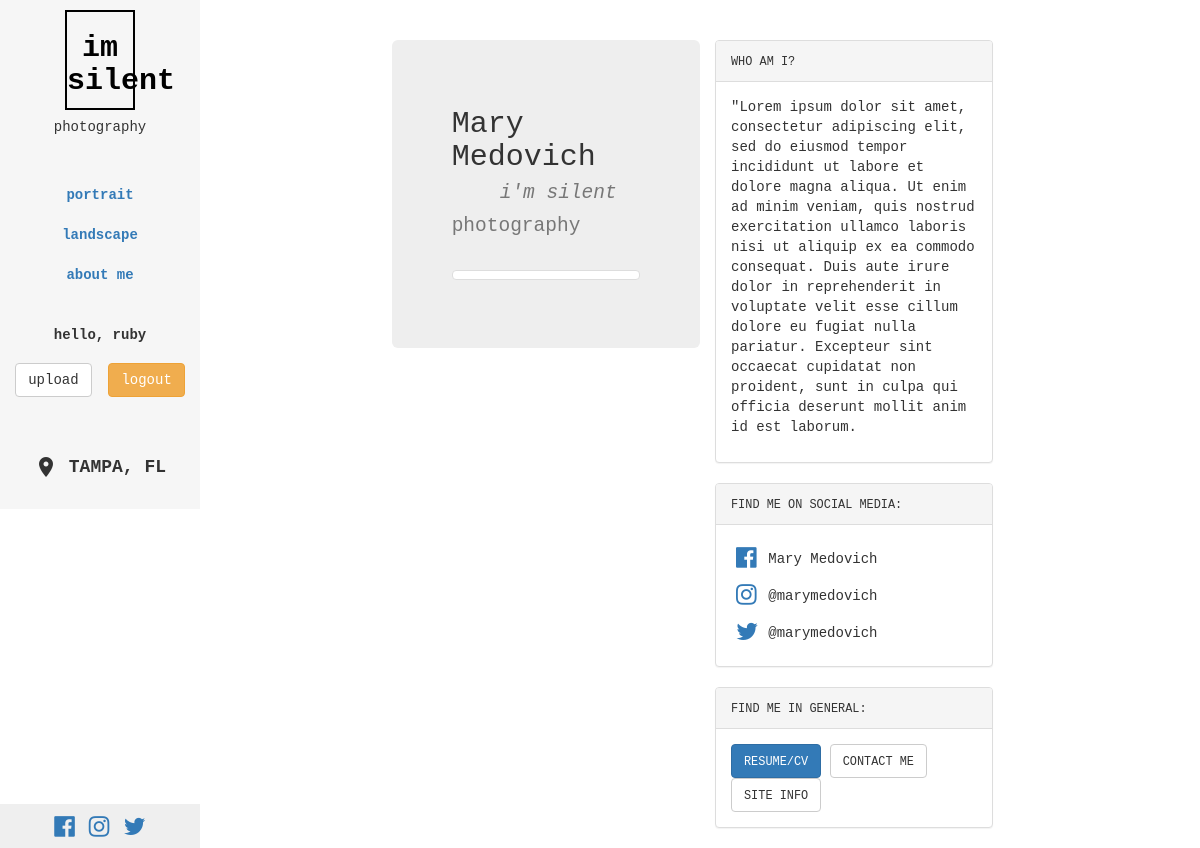
The page /about/ (signed in) on the database its author committed.
### test_app/models.py (models this page shows, shortened)
class UserProfile( models.Model ):
    ppic = models.ImageField( upload_to = 'ppic/', verbose_name = 'Profile picture' )
    city = models.CharField( max_length = 20 )
    state = models.CharField( max_length = 2 )
    fb = models.URLField( verbose_name = 'Facebook URL' )
    fb_handle = models.CharField( default = 'handle', max_length = 100, verbose_name = 'Facbeook name' )
    ig = models.URLField( verbose_name = 'Instagram' )
    ig_handle = models.CharField( default = 'handle', max_length = 100, verbose_name = 'Instagram handle' )
    tw = models.URLField( verbose_name = 'Twitter' )
    tw_handle = models.CharField( default = 'handle', max_length = 100, verbose_name = 'Twitter handle' )
    desc = models.TextField( max_length = 3000 )

### test_app/views.py (the view)
# urls.py: url( r'^about/$', views.About.as_view(), name = 'about' ),
class About( TemplateView ):
    title = 'about'
    template_name = 'test_app/about/index.html'
    def get_context_data( self, **kwargs ):
        title = self.title
        data = super().get_context_data( **kwargs )
        data['title'] = title
        return data

### test_app/context_processors.py (called while the page is built)
def uprofile_processor( request ):
    profile = models.UserProfile.objects.values()[0]
    return { 'profile': profile }

### templates/test_app/about/index.html
<!DOCTYPE html>
{% extends "test_app/base_styled.html" %}
{% load staticfiles %}
{% block main_body %}
<div class="row">
  <br><br>
</div>
  <div class="container-fluid">
    <div class="col-xs-8 col-xs-offset-2">
      <div class="jumbotron col-xs-6">
        <h2>Mary Medovich<br>&emsp;
        <small><em>i'm silent</em> photography</small></h2>
        <br>
        <a href="#" class="thumbnail"><img src="/media/{{ profile.ppic }}" alt=""></a>
      </div>
      <div class="col-xs-6">
        <div class="panel panel-default">
          <div class="panel-heading">
            <small>WHO AM I?</small>
          </div>
          <div class="panel-body">
            <p>{{ profile.desc }}</p>
          </div>
        </div>
        <div class="panel panel-default">
          <div class="panel-heading">
            <small>FIND ME ON SOCIAL MEDIA:</small>
          </div>
          <div class="panel-body">
            <table class="table-condensed">
              <tr><td><small><a href='{{ profile.fb }}'><i class="fa fa-facebook-official" style="font-size:24px"></i></a></small></td>
                  <td>{{ profile.fb_handle }}</td>
              </tr>
              <tr><td><small><a href='{{ profile.ig }}'><i class="fa fa-instagram" style="font-size:24px"></i></a></small></td>
                  <td>{{ profile.ig_handle }}</td>
              </tr>
              <tr><td><small><a href='{{ profile.tw }}'><i class="fa fa-twitter" style="font-size:24px"></i></a></small></td>
                  <td>{{ profile.tw_handle }}</td>
              </tr>
            </table>
          </div>
        </div>
        <div class="panel panel-default">
          <div class="panel-heading">
            <small>FIND ME IN GENERAL:</small>
          </div>
          <div class="panel-body">
            <button type="button" class="btn btn-primary"><small>RESUME/CV</small></button>
            <a href="{% url 'test_app:email' %}"><button type="button" class="btn btn-default"><small>CONTACT ME</small></button></a>
            <button type="button" class="btn btn-default"><small>SITE INFO</small></small></button>
          </div>
        </div>
      </div>
    </div>
  </div>
{% endblock %}

### templates/test_app/base_styled.html (shortened to what this page needs)
<!DOCTYPE html>
{% load staticfiles %}
<html>
  <head>
    <link rel="stylesheet" href="https://maxcdn.bootstrapcdn.com/bootstrap/3.3.7/css/bootstrap.min.css">
    <link rel="stylesheet" type="text/css" href="{% static "css/style.css" %}">
    <link rel="stylesheet"ba href="https://cdnjs.cloudflare.com/ajax/libs/font-awesome/4.7.0/css/font-awesome.min.css">
    <link rel="stylesheet" href="//code.jquery.com/ui/1.12.1/themes/base/jquery-ui.css">
  </head>
  <body>
    <div class="container-fluid">
     <div class="row">
       <div id="navigation" class="sidebar col-lg-2 col-md-3 col-sm-3">
         <div class="logo">
           <h2><strong><a href="{% url 'test_app:index' %}">im silent</a></strong></h2>
         </div>
         <h5>photography</h5><br><br>
           <strong>
           <a href="{% url 'test_app:portrait' %}">portrait</a><br><br>
           <a href="{% url 'test_app:landscape' %}">landscape</a><br><br>
           <a href="{% url 'test_app:about' %}">about me</a><br><br>
           {% if user.is_authenticated %}
              <br><p>hello, {{ user.username }}</p>
              <a href="{% url 'test_app:upload' %}" class="btn btn-default navbar-btn">upload</a>&nbsp;
              <a href="{% url 'test_app:logout' %}" class="btn btn-warning navbar-btn">logout</a><br>
              {% endif %}<br><br>
           <h4 class="sidebar-section"><i class="material-icons">place</i>&nbsp;<strong>TAMPA, FL
           </strong></h4><br></strong>
       </div>
        <div class="sidebar-footer sidebar col-lg-2 col-md-3 col-sm-3">
          <a href='{{ profile.fb }}'><i class="fa fa-facebook-official" style="font-size:24px"></i></a>&emsp;<a href='{{ profile.ig }}'><i class="fa fa-instagram" style="font-size:24px"></i></a>&emsp;<a href='{{ profile.tw }}'><i class="fa fa-twitter" style="font-size:24px"></i></a>
        </div>
        <div id="main" class="col-lg-10 col-md-9 col-sm-9">
          {% block main_body %}
          {% endblock %}
        </div>
    </div>
   </div>
  </body>
</html>

### static/css/style.css (style rules this page uses)
@media ( min-width: 767px ) { #navigation { position: fixed; background-color: #f6f6f6; } }
body { font-family: 'Merriweather Sans', sans-serif; font-family: 'Inconsolata', monospace; }
div.sidebar { text-align: center; }
div.sidebar-footer { position: fixed; right: 0; bottom: 0; left: 0; padding: 1rem; background-color: #efefef; }
div.sidebar i { vertical-align: middle; }
.sidebar-section { margin-left: -15px; margin-right: -15px; }
.logo { border: 2px solid black; margin: 10px 50px 0px; }
.logo a { color: black; }
#main { padding-right: 0; padding-left: 0; margin-right: auto; margin-left: auto; }
*, *:before, *:after { box-sizing: border-box !important; }

### rows shown on the page
UserProfile: desc "\"Lorem ipsum dolor sit amet, consectetur adipiscing elit, sed do eiusmod tempor incididunt ut labore et dolore magna aliqua. Ut enim ad minim veniam, quis nostrud exercitation ullamco laboris nisi ut aliquip ex ea commodo consequat. Duis aute irure dolor in reprehenderit in voluptate velit esse cillum dolore eu fugiat nulla pariatur. Excepteur sint occaecat cupidatat non proident, sunt in culpa qui officia deserunt mollit anim id est laborum.", fb_handle "Mary Medovich", ig_handle "@marymedovich", tw_handle "@marymedovich"

### other values the page prints
{{ user.username }} "ruby"
